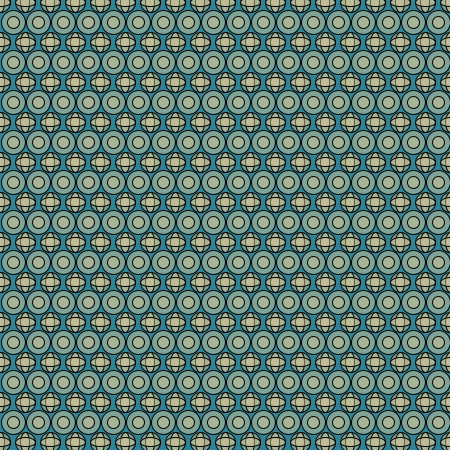
Frame 1 (no input)
Frame 60 (the mouse pressed at the canvas centre just before this capture): identical to frame 1, image omitted
Frame 120 (the mouse held since frame 60 and released just before this capture): identical to frame 1, image omitted

The Processing sketch that drew this single still picture (run headless with seeded random() and noise(); from frame 60 on, the mouse is pressed at the canvas centre):

// Processing sketch: processing_28985
// ── processing_28985.pde

// add in global variables

// declare name, assign value
int xPos = 220;  
int yPos = 220;
String firstname = "nathansmith";

void setup() {
  //document size  
  size(450, 450);

  //add in local variables
  int stageWidth = width;
  int stageHeight = height;

  background(50, 130, 150);
  smooth();
  stroke(0, 0, 0);
  strokeWeight(1);
}

void draw() {

  background(50, 130, 150);

  strokeWeight(1);
  fill(color(215, 200, 150, 120)); 

  //loop for columns
  for (int cols = 0; cols < 19; cols++) {  
    // loop for rows
    for (int rows = 0; rows < 12; rows++) {
      drawTile(25 * cols, 40 * rows, 20);
    }
  }
}

void drawTile(int xPos, int yPos, int d) {

  ellipse(xPos, yPos + 2, d, d);
  ellipse(xPos, yPos + 2, 9, d);
  ellipse(xPos, yPos + 2, d, 9);
  ellipse(xPos + 13, yPos +22, 24, 24);
  ellipse(xPos + 13, yPos +22, 12, 12);
}
